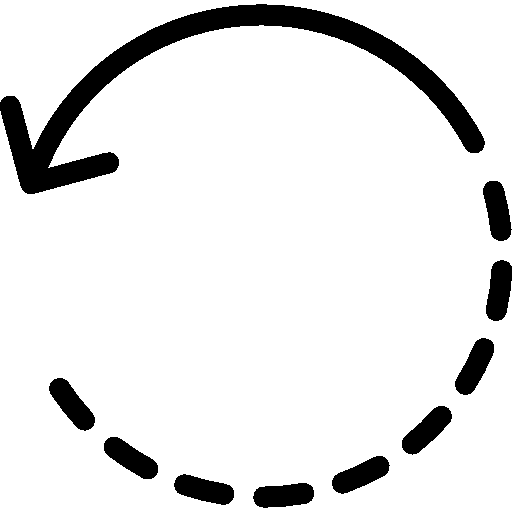
#> input picture ImgCusto/assets/rotate_left.png, 512 x 512 px
$ python -i img_proc_fns.py   (imports and definitions only)   (older library calls are emulated)
#> lines starting #> are read from the running program, lines starting #| are printed output that depends on the picture; after the words box and inside, x2 and y2 are one past the last pixel; in counts of white or black regions, pixels touching at a corner belong together
#> further down, picture is the input picture: shape (512, 512, 3); 90% white; 10 black regions, largest, box (x1, y1, x2, y2) and area: (0, 4, 485, 194) 15510, (402, 406, 452, 455) 1212, (49, 378, 95, 431) 1208
# -*- coding: utf-8 -*-
"""
Created on Tue May 17 16:03:07 2022

@author: Mohamed ELsheikh
"""
import matplotlib.pyplot as plt
import numpy as np
import cv2

# my_image = "lenna.png"
# img=cv2.imread(my_image)

# method Read the image
# [158 lines left out: functions Read_image, convertimage_toRGB, convertimage_tograyscale, flipimage_vertically, flipimage_Horizontally, cropimage_vertically and 11 more, not called in this run]

# average_filter(img)


#methods apply sobel edge detector
def sobel_edgedetector (img):
    image= cv2.cvtColor(img, cv2.COLOR_BGR2GRAY)
    new_image_x = cv2.Sobel(image, cv2.CV_64F, 1, 0, ksize=3)
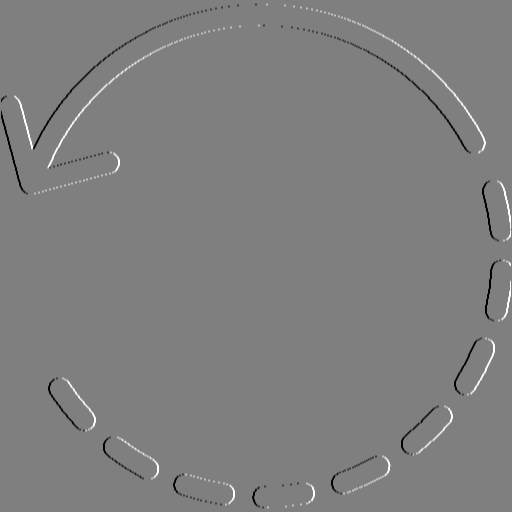
#> new_image_x: shape (512, 512) float64; min -1020, max 1020, mean -0.1; drawn with min black and max white
    new_image_y = cv2.Sobel(image, cv2.CV_64F, 0, 1, ksize=3)
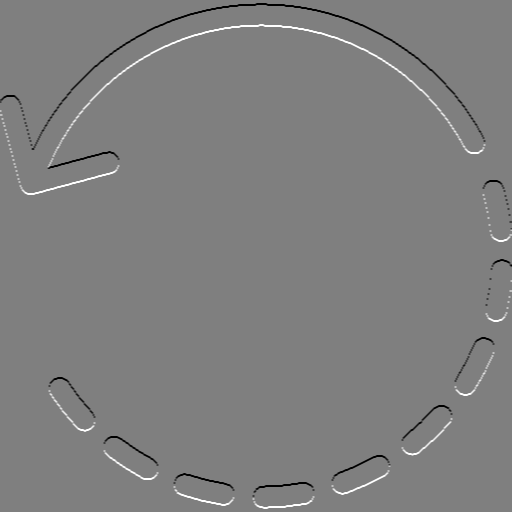
#> new_image_y: shape (512, 512) float64; min -1020, max 1020, mean 0; drawn with min black and max white
    abs_new_image_x = cv2.convertScaleAbs(new_image_x)
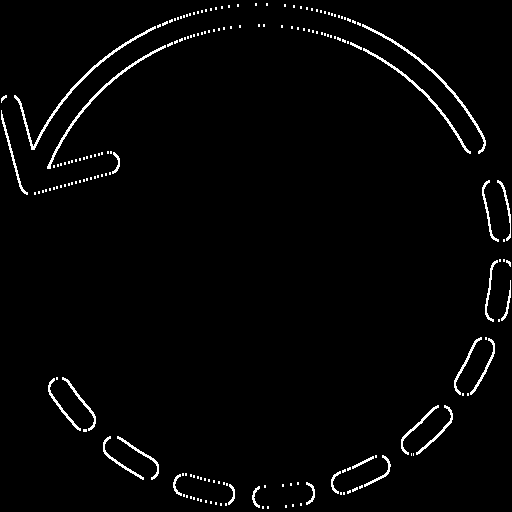
#> abs_new_image_x: shape (512, 512); 2.3% white in thin lines or dots
    abs_new_image_y = cv2.convertScaleAbs(new_image_y)
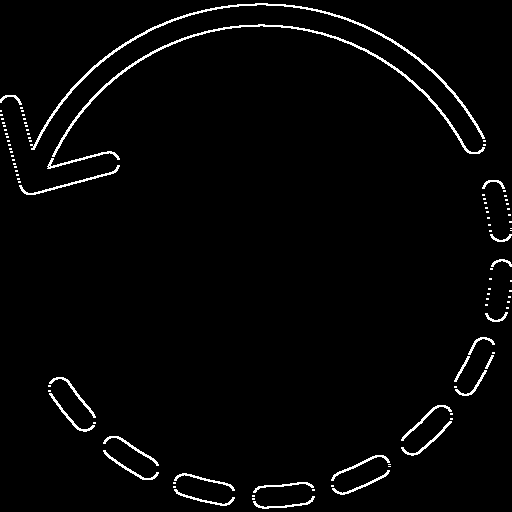
#> abs_new_image_y: shape (512, 512); 2.5% white in thin lines or dots
    new_image = cv2.addWeighted(abs_new_image_x, 0.5, abs_new_image_y, 0.5, 0)
    #   plt.imshow(cv2.cvtColor(new_image, cv2.COLOR_BGR2RGB))
    #   plt.show()
    return new_image

#sobel_edgedetector(img)

#methods apply median filter
# [25 lines left out: functions median_filter, erosion, dilation, not called in this run]

#dilation(img)


>>> import cv2
>>> picture = cv2.imread('assets/rotate_left.png')
>>> result = sobel_edgedetector(picture)
